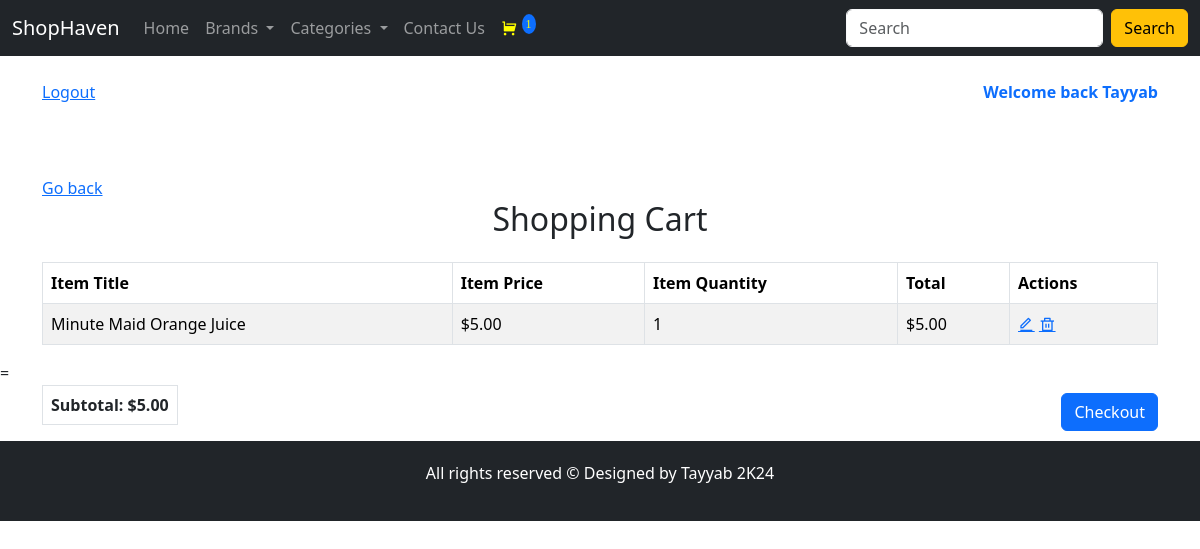
Screenshot of /cart.php (signed in) with the database file from the repository.
### tables this page shows
CREATE TABLE IF NOT EXISTS `cart` (
  `item_id` int NOT NULL,
  `item_title` varchar(100) NOT NULL,
  `item_price` int NOT NULL,
  `item_quantity` int NOT NULL,
  PRIMARY KEY (`item_id`)
);

### functions/functions.php (the view, shortened to what this page needs)
<?php
function totalCartProducts()
{
    global $conn;
    $cart_products = "SELECT * FROM `cart`";
    if ($result = mysqli_query($conn, $cart_products)) {
        $row_count = mysqli_num_rows($result);
        if ($row_count > 0) {
            echo '<a class="nav-link" style="color: yellow;" href="cart.php">
                    <i class="ri-shopping-cart-fill" style="font-size: 1rem;">
                        <sup class="bg-primary p-1 rounded-circle">' . $row_count . '</sup>
                    </i>
                  </a>';
        } else {
            echo '<a class="nav-link" href="cart.php">
                    <i class="ri-shopping-cart-fill">
                        <sup>0</sup>
                    </i>
                  </a>';
        }
    }
}

### cart.php (shortened to what this page needs)
<?php
require 'common/header.php';
require_once 'functions/functions.php';
$query = "SELECT * FROM cart";
$result = mysqli_query($conn, $query);
$result_count = mysqli_num_rows($result);
if ($result_count > 0) {
    echo '<div class="container mt-5">
    <a href="index.php">Go back</a>
    <h2 class="text-center mb-4">Shopping Cart</h2>
    <table class="table table-striped table-bordered">
        <thead class="thead-dark">
            <tr>
                <th>Item Title</th>
                <th>Item Price</th>
                <th>Item Quantity</th>
                <th>Total</th>
                <th>Actions</th>
            </tr>
        </thead>
        <tbody>';
    $subtotal = 0;
    while ($row = mysqli_fetch_assoc($result)) {
        $item_id = $row['item_id'];
        $item_title = $row['item_title'];
        $item_price = $row['item_price'];
        $item_quantity = $row['item_quantity'];
        $total = $item_price * $item_quantity;
        $subtotal += $total;
        echo '<tr>
        <td>' . $item_title . '</td>
        <td>$' . number_format($item_price, 2) . '</td>
        <td>' . $item_quantity . '</td>
        <td>$' . number_format($total, 2) . '</td>
        <td>
            <a href="update.php?item_id=' . $item_id . '" class="ri-edit-line" title="Update" ></a>
            <a href="delete.php?item_id=' . $item_id . '" class="ri-delete-bin-line" title="Delete"></a>
        </td>
    </tr>';
    }
    echo '</tbody>
        </table>
        </div>
             = <div class = "container py-2">
                    <row class="d-flex justify-content-between">
                        <div>
                            <p><strong class="border p-2">Subtotal: $' . number_format($subtotal, 2) . '</strong></p>
                        </div>
                        <div>
                            <a href="payment.php" class="btn btn-primary" title="Update" >Checkout </a>
                        </div>
                    </row>
                </div>';
}
?>
<?php include 'common/footer.php'; ?>

### styles.css (style rules this page uses)
* { padding: 0; margin: 0; box-sizing: border-box; }
html , body { width: 100%; height: 100%; }
:root { --primary-color : #ff6347; --primary-hover : #e55347; }

### rows the page displays
cart: item_title "Minute Maid Orange Juice", item_price "5.00", item_quantity "1", total "5.00"

### other values shown
$row_count "1"
$_SESSION['username'] "Tayyab"
$subtotal "5.00"
